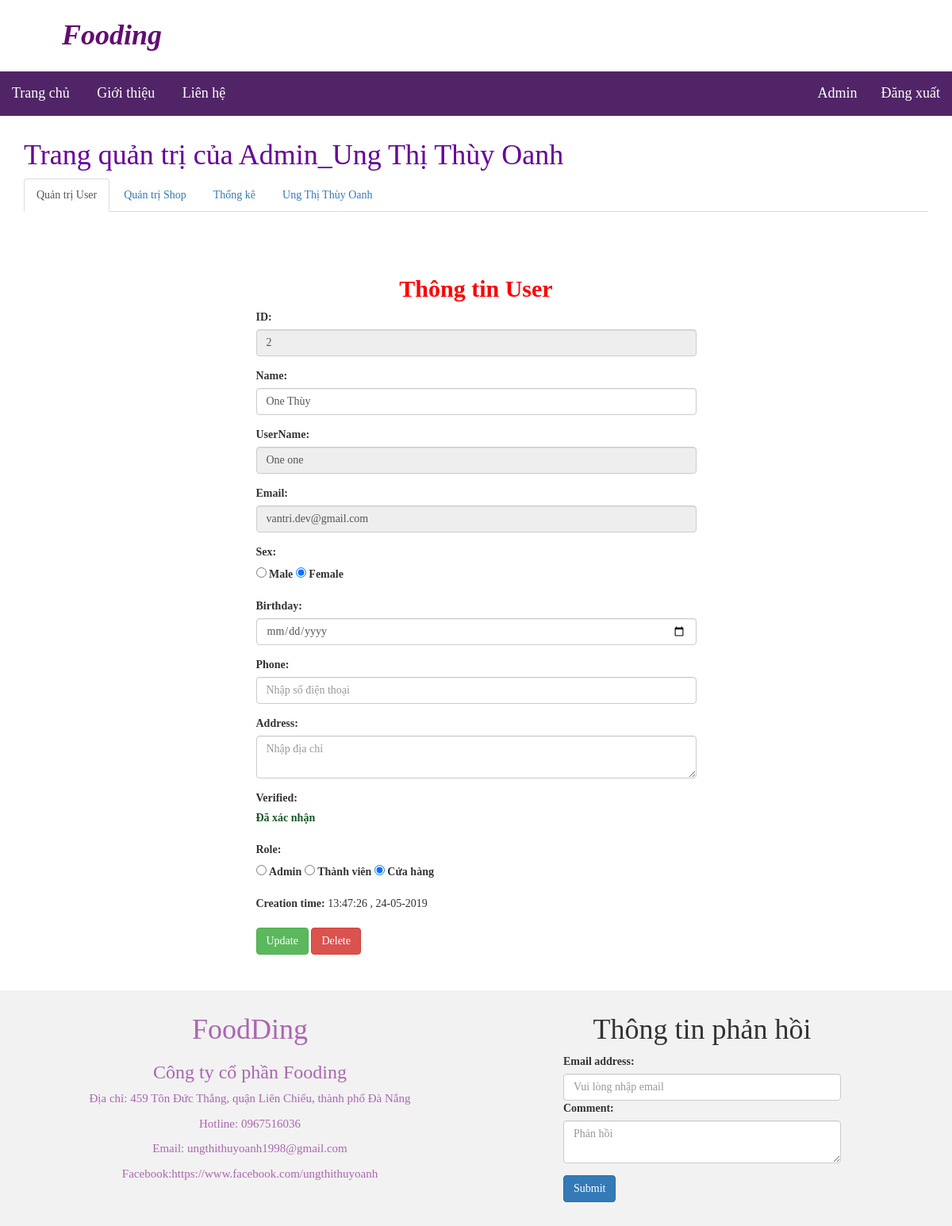
The page /controller/c_adminUsers.php?edit=2 (signed in) on the database its author committed.
### tables this page shows
CREATE TABLE `users` (
  `id` int(225) NOT NULL,
  `username` varchar(50) NOT NULL,
  `password` varchar(50) NOT NULL,
  `name` varchar(100) NOT NULL,
  `email` varchar(100) NOT NULL,
  `sex` varchar(10) DEFAULT NULL,
  `birthday` date DEFAULT NULL,
  `phone` varchar(20) DEFAULT NULL,
  `address` varchar(200) DEFAULT NULL,
  `vkey` varchar(200) DEFAULT NULL,
  `verified` int(2) NOT NULL DEFAULT '0',
  `role` int(20) NOT NULL,
  `crtime` datetime NOT NULL DEFAULT CURRENT_TIMESTAMP,
  `token` varchar(200) DEFAULT NULL,
  `updateTime` datetime DEFAULT CURRENT_TIMESTAMP
);

### model/m_user.php (called while the page is built, shortened)
<?php
class User extends Database
{
	function queryProfileAdmin($_id){
		$conn =parent::getConn();
		$stmt = null;
		try {
			$stmt = $conn->prepare('SELECT id, name, username, email, sex, birthday, phone, address, verified, role, crtime FROM users WHERE id = :id LIMIT 1');
			$stmt->bindValue(':id', $_id);
			$stmt->execute();
		}catch(PDOException $e){
			echo "queryProfileAdmin failed: " . $e->getMessage();
		}
		$row = $stmt->rowCount();
		if($row == 0 ){
			$stmt=null;
			$conn=null;
			return 0;
		}else{
			$data = $stmt->fetch(PDO::FETCH_ASSOC);
			return $data;
		}
	}
}
?>

### view/adminUsersForm.php (the view, shortened to what this page needs)
<?php
if(isset($data) && $data != false):
	?>
	<div class="container">
		<div class="row">
			<div class="col-md-6 col-md-offset-3">
				<div class="card">
					<div class="card-header">
						<h2 align="center" style="color: red; font-weight: bold;">Thông tin User</h2>
					</div>
					<div class="card-body">
						<form action="" method="POST" >
							<div class="form-group">
								<label for="id">ID: </label>
								<input type="text" class="form-control" name="id" id='id' minlength="6" maxlength="100" value="<?=$data['id']?>" disabled>
							</div>
							<div class="form-group">
								<label for="name">Name: </label>
								<input type="text" class="form-control" name="name" id='name' minlength="6" maxlength="100" value="<?=$data['name']?>">
							</div>
							<div class="form-group">
								<label for="username">UserName: </label>
								<input type="text" class="form-control" name="username" id='username' value="<?=$data['username']?>" disabled>
							</div>
							<div class="form-group">
								<label for="email">Email: </label>
								<input type="text" class="form-control" name="email" id='email' value="<?=$data['email']?>" disabled>
							</div>
							<div class="form-group">
								<label >Sex: </label><br/>
								<input type="radio" class="single-bottom" name="sex" id="male" value="Nam">
								<label for="male">Male</label>
								<input type="radio" class="single-bottom" name="sex" id="female" value="Nữ">
								<label for="female">Female</label>
							</div>
							<div class="form-group">
								<label for="birthday">Birthday: </label>
								<input type="date" class="form-control" name="birthday" id="birthday" min="1920-01-01" max="2019-05-30" value="<?=$data['birthday']?>">
							</div>
							<div class="form-group">
								<label for="phone">Phone: </label>
								<input type="text" class="form-control" name="phone" id="phone" placeholder="Nhập số điện thoại" maxlength="15" value="<?=$data['phone']?>">
							</div>
							<div class="form-group">
								<label for="address">Address: </label>
								<textarea class="form-control" name="address" id="address" placeholder="Nhập địa chỉ"></textarea>
							</div>
							<div class="form-group">
								<label for="address">Verified: </label> <br>
								<?php
									if($data['verified'] == 1){?>
									<label for="verified" style="color: #155724;">Đã xác nhận</label>
								<?php } ?>
							</div>
							<div class="form-group">
								<label >Role: </label><br/>
								<input type="radio" class="single-bottom" name="role" id="admin" value="1">
								<label for="role">Admin</label>
								<input type="radio" class="single-bottom" name="role" id="customer" value="0">
								<label for="customer">Thành viên</label>
								<input type="radio" class="single-bottom" name="role" id="shop" value="3">
								<label for="shop">Cửa hàng</label>
							</div>
							<div class="form-group">
								<label for="phone">Creation time: </label>
								<?php $date = date_create($data['crtime']);
								$date = date_format($date, ' H:i:s \, d-m-Y');
								echo $date; ?>
							</div>
							<div class="form-group">
								<button type="submit" name="update" class="btn btn-success">Update</button>
								<button type="submit" name="delete" class="btn btn-danger">Delete</button>
							</div>
						</form>
					</div>
				</div>
			</div>
		</div>
	</div>
	<?php
endif;
?>

### css/datt.css (style rules this page uses)
* { box-sizing: border-box; }
body { font-family:serif!important; margin: 0px; padding: 0px; }
@media (min-width: 960px) { .container { width: 960px; height: 100%; margin: 0 auto; padding: 0; position: relative; padding: 10px 0px 30px; } }

### rows shown on the page
users: id "2", name "One Thùy", username "One one", email "vantri.dev@gmail.com", crtime "13:47:26 , 24-05-2019"

### other values the page prints
$_SESSION['name'] "Ung Thị Thùy Oanh"
